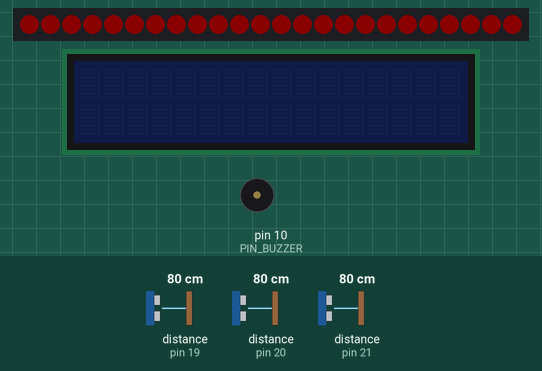
Recording of a sketch running on a simulated Arduino Mega 2560, built with avr-gcc and run on an emulated ATmega2560. On the bench: 24 RGB LEDs in strip order, left to right, 16×2 character LCD, buzzer (waves = sounding). Wiring (inferred from the names in the program): 3 × range finder with pulse-width output: data pin 19 / data pin 20 / data pin 21. The inputs (shaded band) are chosen by the test bench; at power-on: distance to the obstacle (sensors on pin 19, pin 20, pin 21) 80 cm. Dim RGB values are drawn brighter than linear.

Above: at 1.3 s.
At 6.6 s:
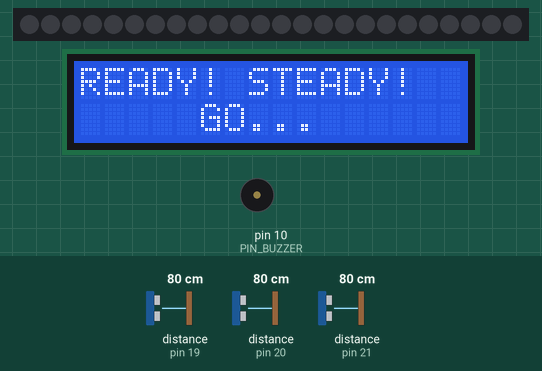
6.7 s: distance to the obstacle (sensor on pin 19) set to 60 cm
Timing chart, 0 to 14.5 s (numbered marks = the images above; inputs shaded):
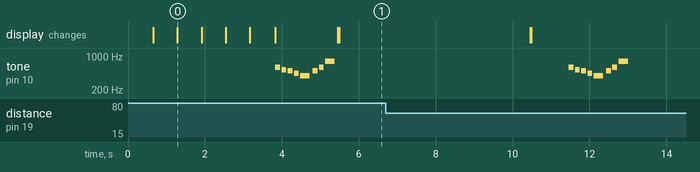

Measured:
- by itself, tone on pin 10 (PIN_BUZZER): plays 587 Hz for 0.13 s, 523 Hz for 0.13 s, 493 Hz for 0.13 s, 440 Hz for 0.13 s, 392 Hz for 0.25 s, 493 Hz for 0.13 s … (8 notes in this stretch)
- what the display in image 0 shows lasts 0.6 s, from 1.3 s to 1.9 s

The sketch:

project.ino
```cpp
#include <Adafruit_NeoPixel.h>
#include <LiquidCrystal.h>
#include "HX711.h"

#define LED_COUNT 24

///PIN ASSIGNATION

#define PIN_BUZZER 10
#define PIN_CONTRAST 44
#define PIN_LED 24
#define PIN_START 19
#define PIN_SKIP 20
#define PIN_STOP 21

Adafruit_NeoPixel strip(LED_COUNT, PIN_LED, NEO_GRB + NEO_KHZ800);
LiquidCrystal lcd(12,11,5,4,3,2); //RS,EN,D4,D5,D6,D7
HX711 scale(38,39); //38 - data, 39 - clock

typedef struct ins
{
  String action;
  String name;
  String measurementUnit;
  double quantity;
  int duration;
  int points;
}INSTRUCTION;

INSTRUCTION recipe[40];
volatile int index = 0;
int dimension = 0;
volatile bool recipe_started = false;
volatile bool recipe_ended = false;

const int start_size = 8;
const int start_song[] = {587, 523, 493, 440, 392, 493, 587, 784};
const int start_duration[] = {8,8,8,8,4,8,8,4};
const float start_pause_f = 1.3;

const int wrong_size = 3;
const int wrong_song[] = {494, 494, 349};
const int wrong_duration[] = {8,8,2};
const float wrong_pause_f = 1.7;

const int end_size = 6;
const int end_song[] = {147, 196, 247, 293, 293, 392};
const int end_duration[] = {8,8,8,4,8,1};
const float end_pause_f = 1.3;

bool did_i_sing = false;

void setup() {
  // put your setup code here, to run once:
  initializeStrip();
  initializeLCD();
  Serial.begin(9600);
  Serial2.begin(9600);
  pinMode(PIN_START,INPUT_PULLUP);
  pinMode(PIN_SKIP,INPUT_PULLUP);
  pinMode(PIN_STOP,INPUT_PULLUP);
  pinMode(PIN_BUZZER,OUTPUT);
  play_song(start_song,start_duration,start_size,start_pause_f);
  attachInterrupt(digitalPinToInterrupt(PIN_START),startRecipe,RISING);
  attachInterrupt(digitalPinToInterrupt(PIN_SKIP),skipInstruction,RISING);
  attachInterrupt(digitalPinToInterrupt(PIN_STOP),stopRecipe,RISING);
  recipe_started=false;
  recipe_ended = false;
}

void loop() {
 ///TODO: display a welcoming message on the LCD
 if(!recipe_started)
 {
    friendlyMessage();
    if(Serial2.available())
      readRecipe();
 }
 else
 {
   if(!did_i_sing)
   {
    play_song(start_song,start_duration,start_size,start_pause_f);
    did_i_sing = true;
   }

   //displayInstruction(recipe[index]);
   index++;
   delay(1000);
 }
 ///TODO: when button 'START' is pressed, interrupt catches the loading of the recipe
 ///TODO: display a ready, steady, go
 ///TODO: display each instruction on the LCD
 ///TODO: when instruction is skipped, index incremented
}

void initializeStrip()
{
  strip.begin();
  strip.show();
  strip.setBrightness(10);

  for(int k=0;k<3;k++)
  {
      for(int i=0;i<LED_COUNT;i++)
  {
    strip.setPixelColor(i,strip.Color(255,0,0));
    strip.show();
  }
  delay(600);

  for(int i=0;i<LED_COUNT;i++)
  {
    strip.setPixelColor(i,strip.Color(0,0,0));
    strip.show();
  }

    delay(600);
  }
}

void initializeLCD()
{
  lcd.begin(16,2);
  lcd.clear();
  pinMode(PIN_CONTRAST, OUTPUT);
  analogWrite(PIN_CONTRAST, 100);
}
void initializeScale()
{
  scale.set_scale();
  scale.tare();
}

void play_song(int song[],int duration[],int nr_notes,float pause_f)
{
  int song_size = sizeof(song)/sizeof(int);

  for(int i=0;i<nr_notes;i++)
  {
    int note_duration = 1000/duration[i];
    tone(PIN_BUZZER,song[i],note_duration);
    int pause = note_duration*pause_f;
    delay(pause);
    noTone(PIN_BUZZER);
  }
}

void setColor(unsigned int quantity, unsigned int quantity_t,bool isFirst)
{
  int first,last;
  unsigned long color;
  unsigned long shut_off = strip.Color(0,0,0);
  if(isFirst)
  {
    first = 0;
    last = LED_COUNT/2;
    color = strip.Color(70, 255, 81);
  }
  else
  {
    first = LED_COUNT/2;
    last = LED_COUNT;
    color = strip.Color(255,75,0);
  }
  double index = LED_COUNT/2*(double)quantity/quantity_t;

  if(index>LED_COUNT/2){
     index = first;
     for(int i=first;i<last;i++)
     {
      strip.setPixelColor(i,shut_off);
      strip.show();
     }
  }

  else
  {
    for(int i=first;i<first+index;i++)
     {
      strip.setPixelColor(i,color);
      strip.show();
      delay(30);
     }
  }
}

void readRecipe()
{

  String instruction;
  String text;

  while(Serial2.available())
  {
    String text;
    instruction = Serial2.readString();
    text+=instruction;
  }

  while(text.length()>0)
  {
    instruction = text.substring(0,text.indexOf('\n'));
        Serial.println(instruction);
        int startingPoint = 0;
        if(instruction[0] == '@')
        {
          recipe[dimension].action = "ADD";
          int firstSpace;
          startingPoint = 1;
          firstSpace = instruction.indexOf(' ');
          if(instruction[1] == '@')
          {
            int secondSpace = instruction.indexOf(' ', firstSpace + 1);
            recipe[dimension].name = instruction.substring(startingPoint, secondSpace);
            startingPoint = secondSpace + 1;
          }
          else
          {
            recipe[dimension].name = instruction.substring(startingPoint,firstSpace);
            startingPoint = firstSpace + 1;
          }

          firstSpace = instruction.indexOf(' ',startingPoint);
          recipe[dimension].quantity = instruction.substring(startingPoint, firstSpace).toDouble();
          int secondSpace = instruction.indexOf(' ', firstSpace + 1);
          recipe[dimension].measurementUnit = instruction.substring(firstSpace + 1, secondSpace);
          int thirdSpace = instruction.indexOf(' ', secondSpace + 1);
          recipe[dimension].duration = instruction.substring(secondSpace + 1, thirdSpace).toInt();
          recipe[dimension].points = instruction.substring(thirdSpace + 1).toInt();
        }
        else if(instruction[0] == '~')
        {
          recipe[dimension].action = "MIX";
          int firstSpace = instruction.indexOf(' ');
          recipe[dimension].duration = instruction.substring(1, firstSpace).toInt();
          recipe[dimension].points = instruction.substring(firstSpace + 1).toInt();
        }
        else if(instruction[0] == '!')
        {
          recipe[dimension].action = "COOK";
          int firstSpace = instruction.indexOf(' ');
          recipe[dimension].duration = instruction.substring(1, firstSpace).toInt();
        }
        else if(instruction[0] == '#')
          break;
     dimension++;
     text = text.substring(text.indexOf('\n')+1);
  }
}

void friendlyMessage()
{
  lcd.clear();
  lcd.setCursor(0,0);
  lcd.print("Welcome to ");
  lcd.setCursor(0,1);
  lcd.print("CHEF DETECTOR");
  delay(5000);
  lcd.clear();
  delay(1000);
}

void startRecipe()
{
  index = 0;
  recipe_started = true;
  lcd.clear();
  lcd.setCursor(0,0);
  lcd.print("READY!");
  lcd.setCursor(7,0);
  lcd.print("STEADY!");
  lcd.setCursor(5,1);
  lcd.print("GO...");
}

void skipInstruction()
{
  if(index==dimension-1)
  {
    recipe_ended = true;
    index = 0;
  }
  else index++;
}

void stopRecipe()
{
  index = dimension;
}

void displayInstruction()
{
  lcd.clear();
  lcd.setCursor(0,0);
  lcd.print(recipe[index].action);
  Serial.println(recipe[index].action);
  lcd.setCursor(13,0);
  lcd.print(recipe[index].duration);
  Serial.println(recipe[index].duration);
  lcd.setCursor(0,1);
  lcd.print(recipe[index].name);
  Serial.println(recipe[index].name);
}
```
